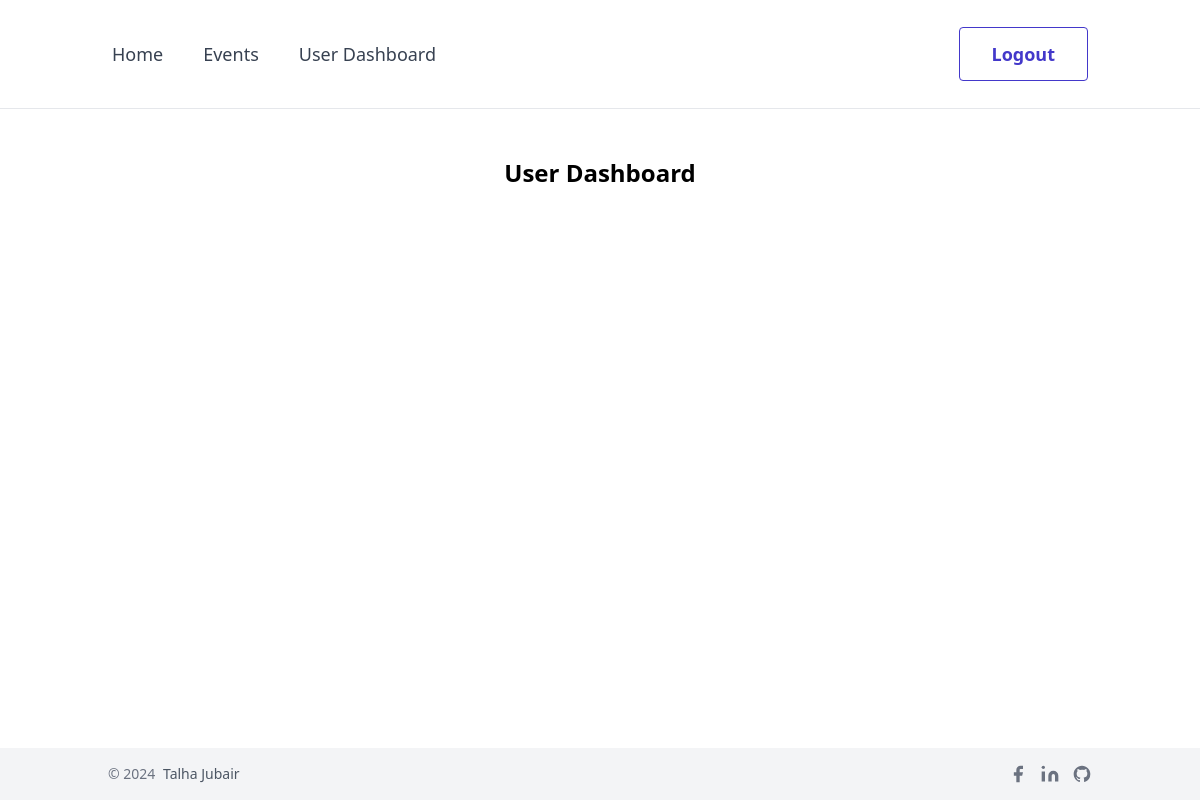
/user_events (signed in), run on an earlier commit of the app's database.
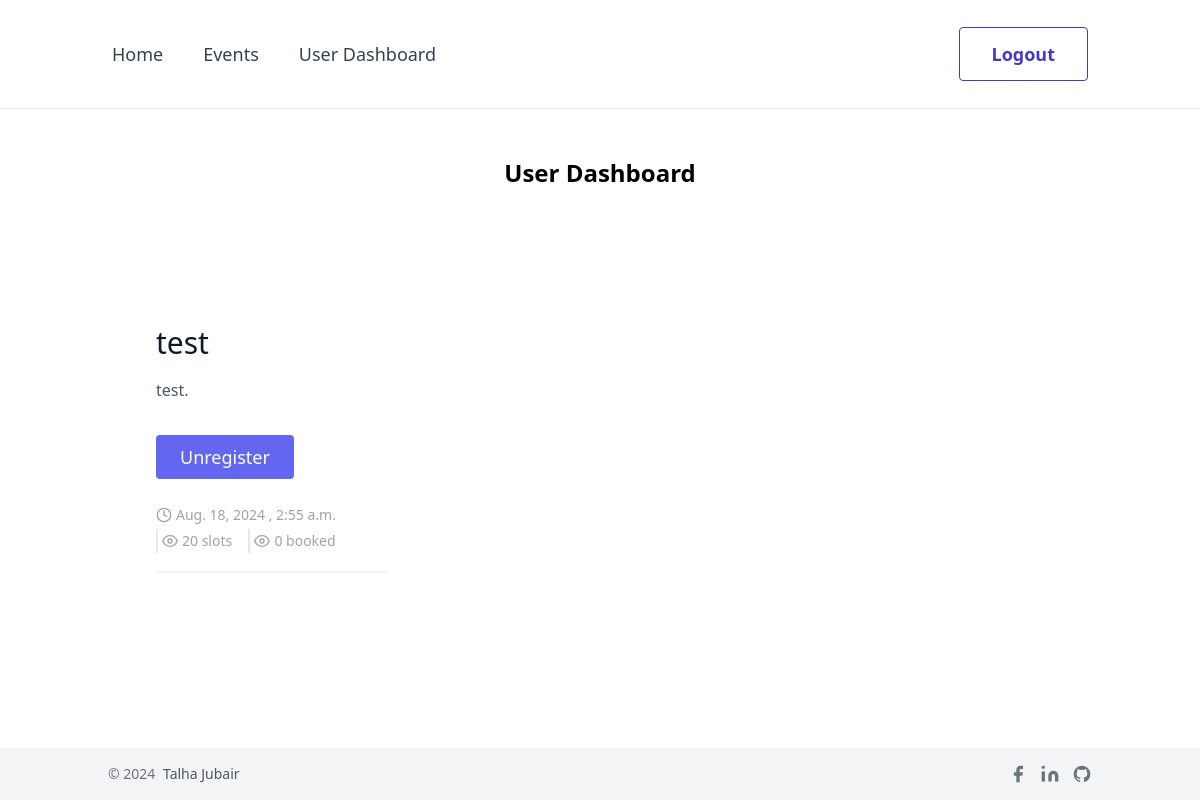
And on a later commit of the database.
### events/models.py (models this page shows, shortened)
class UserRegistration(models.Model):
    user = models.ForeignKey(User, on_delete=models.CASCADE)
    event = models.ForeignKey(Event, on_delete=models.CASCADE)
    registration_date = models.DateTimeField(auto_now_add=True)
    class Meta:
        unique_together = ('user', 'event')

class Event(models.Model):
    title = models.CharField(max_length=100)
    description = models.TextField()
    date = models.DateField()
    time = models.TimeField()
    location = models.CharField(max_length=100)
    slots = models.IntegerField(default=0)
    booking_slots = models.IntegerField(default=0)

### events/views.py (the view)
# urls.py: path('user_events', user_events, name='user_events'),
@login_required(login_url='account_login')
def user_events(request):
    user = request.user
    events = UserRegistration.objects.filter(user=user)
    context = {'events': events}
    return render(request, 'frontend/user_events.html', context)

### templates/frontend/user_events.html (shortened to what this page needs)
{% extends "frontend/base.html" %}
{% load static %}
{% block content %}
<h1 class="my-12 text-center text-2xl font-bold">User Dashboard</h1>
<section class="text-gray-600 body-font overflow-hidden">
    <div class="container px-5 py-6 mx-auto">
        <div class="grid grid-cols-3">
            {% for event in events %}
            <div class="p-12 flex flex-col items-start">
                <a href="{% url 'event_details' event.event.id  %}"
                    class="sm:text-3xl text-2xl title-font font-medium text-gray-900 mt-4 mb-4">{{ event.event.title|truncatechars:40 }}</a>
                <p class="leading-relaxed mb-8">{{ event.event.description|truncatechars:200 }}.</p>
                <div
                    class="flex flex-col pb-4 mb-4 border-b-2 border-gray-100 mt-auto w-full">
                    <form action="{% url 'user_unregister_event' %}" method="get">
                        <button type="submit"
                            class="text-white bg-indigo-500 border-0 mb-6 py-2 px-6 focus:outline-none hover:bg-indigo-600 rounded text-lg">
                            Unregister
                        </button>
                    </form>
                    <div>
                        <span
                            class="text-gray-400 mr-1 inline-flex items-center ml-auto leading-none text-sm py-1 border-gray-200">
                            <svg class="w-4 h-4 mr-1" stroke="currentColor" stroke-width="2" fill="none"
                                stroke-linecap="round" stroke-linejoin="round" viewBox="0 0 24 24">
                                <circle cx="12" cy="12" r="10"></circle>
                                <line x1="12" y1="6" x2="12" y2="12"></line>
                                <line x1="12" y1="12" x2="16" y2="14"></line>
                            </svg>{{ event.event.date }} , {{ event.event.time }}
                        </span>
                        <span
                            class="text-gray-400 mr-3 inline-flex items-center ml-auto leading-none text-sm pl-1 py-1 border-l-2 border-gray-200">
                            <svg class="w-4 h-4 mr-1" stroke="currentColor" stroke-width="2" fill="none"
                                stroke-linecap="round" stroke-linejoin="round" viewBox="0 0 24 24">
                                <path d="M1 12s4-8 11-8 11 8 11 8-4 8-11 8-11-8-11-8z"></path>
                                <circle cx="12" cy="12" r="3"></circle>
                            </svg> {{ event.event.slots }} slots
                        </span>
                        <span
                            class="text-gray-400 mr-3 inline-flex items-center ml-auto leading-none text-sm pl-1 py-1 border-l-2 border-gray-200">
                            <svg class="w-4 h-4 mr-1" stroke="currentColor" stroke-width="2" fill="none"
                                stroke-linecap="round" stroke-linejoin="round" viewBox="0 0 24 24">
                                <path d="M1 12s4-8 11-8 11 8 11 8-4 8-11 8-11-8-11-8z"></path>
                                <circle cx="12" cy="12" r="3"></circle>
                            </svg> {{ event.event.booking_slots }} booked
                        </span>
                    </div>
                </div>
            </div>
            {% endfor %}
        </div>
    </div>
</section>
{% endblock %}

What changed in the data, as far as the page shows it:
added UserRegistration: event "test", event.description "test", event "Aug. 18, 2024", event.time "2:55 a.m.", event.slots "20", event.booking_slots "0"
